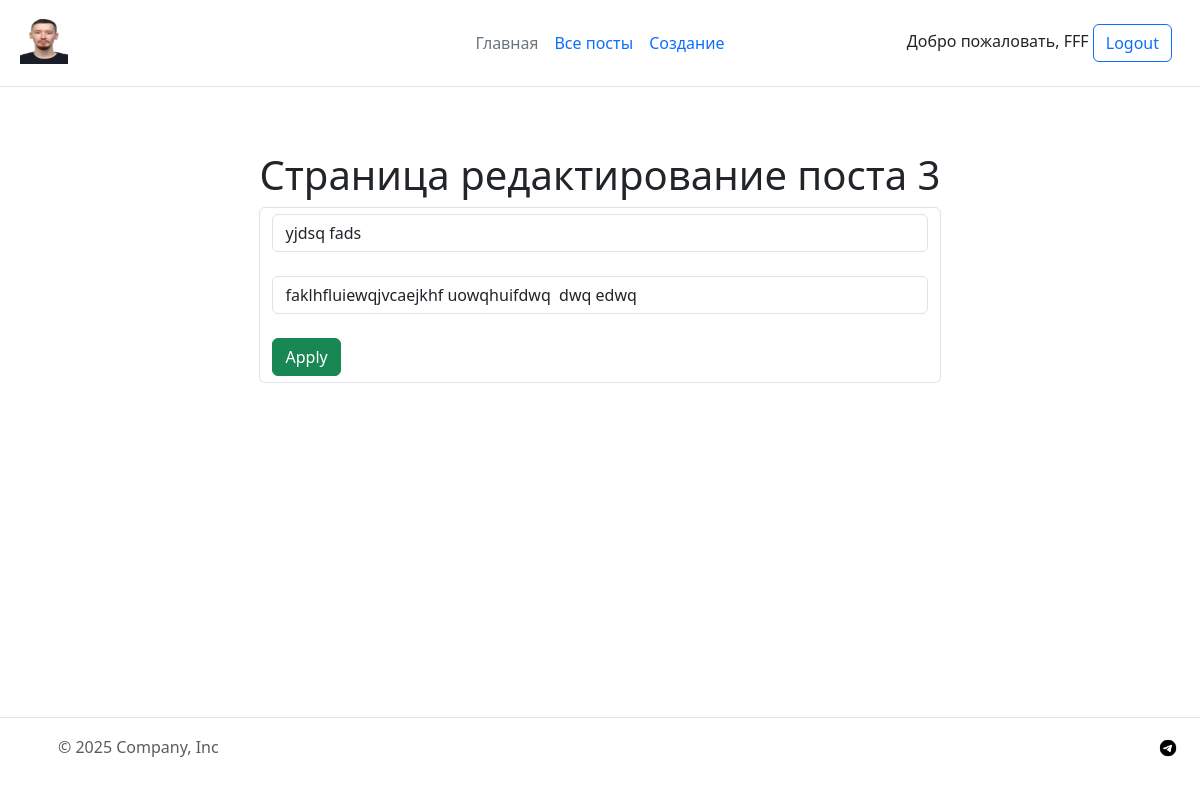
Page /post/3/update (signed in) on the committed database.
### app/models/user.py (models this page shows)
class User(db.Model, UserMixin):
    id = db.Column(db.Integer, primary_key=True)
    posts = db.relationship(Post, backref='author')
    status = db.Column(db.String(50), default="user")
    name = db.Column(db.String(50), nullable=False)
    login = db.Column(db.String(50), nullable=False)
    password = db.Column(db.String(200), nullable=False)
    date = db.Column(db.DateTime, default=datetime.utcnow)

### app/models/post.py (models this page shows)
class Post(db.Model):
    id = db.Column(db.Integer, primary_key=True)
    user_id = db.Column(db.Integer, db.ForeignKey('user.id', ondelete='CASCADE'))
    title = db.Column(db.String(100), nullable=False)
    text = db.Column(db.Text, nullable=False)

### app/routes/post.py (the view)
@post.route('/post/<int:id>/update', methods=['POST', 'GET'])
@login_required
def update(id):
    post = Post.query.get(id)
    if current_user.id == post.author.id:
        if request.method == 'POST':
            sql = text("UPDATE post SET title = :title,text  = :text WHERE id = :post_id")
            title = request.form['title']
            post_text = request.form['text']
            try:
                db.session.execute(sql, {'title': title, 'text': post_text, 'post_id': post.id})
                db.session.commit()
                return redirect('/')
            except Exception as e:
                print(str(e))
                return str(e)
        else:
            return render_template('post/edit.html', post=post)
    else:
        abort(403)

### app/routes/user.py (called while the page is built)
@login_manager.user_loader
def load_user(user_id):
    return User.query.get(int(user_id))

### app/templates/post/edit.html (shortened to what this page needs)
{% extends 'base.html' %}
{% block content %}
<h1> Страница редактирование поста {{post.id}}</h1>
<form method="post" class="form-control">
    <input type="text" value="{{post.title}}"  name = 'title' placeholder="Insert title" class="form-control"><br>
    <input type="text" value="{{post.text}}" name = 'text' placeholder="Insert text" class="form-control"><br>
    <button class="btn btn-success"  type="submit">Apply</button>
</form>
{% endblock %}

### app/templates/base.html (shortened to what this page needs)
<!doctype html>
<html lang="en">
<head>
    <link href="https://cdn.jsdelivr.net/npm/bootstrap@5.3.8/dist/css/bootstrap.min.css" rel="stylesheet">
    <link rel="stylesheet" href="{{url_for('static', filename='css/main.css')}}">
</head>
<body>
    <div class="page">
        <header class="d-flex flex-wrap align-items-center justify-content-center justify-content-md-between py-3 mb-4 border-bottom">
            <div class="col-md-3 mb-2 mb-md-0">
            <a href="{{url_for('post.posts')}}" class="d-inline-flex link-body-emphasis text-decoration-none">
                <img class="header__icon" src="{{url_for('static', filename='img/icon.jpg')}}">
            </a>
            </div>
            <ul class="nav col-12 col-md-auto mb-2 justify-content-center mb-md-0">
                <li><a href="{{url_for('main.index')}}" class="nav-link px-2 link-secondary">Главная</a></li>
                <li><a href="{{url_for('post.posts')}}" class="nav-link px-2">Все посты</a></li>
            {% if current_user.is_authenticated %}
                <li><a href="{{url_for('post.create')}}" class="nav-link px-2">Создание</a></li>
            {% endif %}
            </ul>
            <div class="col-md-3 text-end">
                {% if current_user.is_authenticated %}
                    <span>Добро пожаловать, {{ current_user.login }}</span>
                    <a href="{{url_for('user.logout')}}" class="btn btn-outline-primary me-2">Logout</a>
                {% else %}
                    <a href="{{url_for('user.login')}}" class="btn btn-outline-primary me-2">Login</a>
                    <a href="{{url_for('user.register')}}" class="btn btn-primary">Sign-up</a>
                {% endif %}
            </div>
        </header>
        <div class="content">
        {% block content %}
        {% endblock %}
        </div>
        <footer class="d-flex flex-wrap justify-content-between align-items-center py-3 my-4 border-top">
            <div class="col-md-4 d-flex align-items-center">
                <a href="/static" class="mb-3 me-2 mb-md-0 text-body-secondary text-decoration-none lh-1" aria-label="Bootstrap">
                    <svg class="bi" width="30" height="24" aria-hidden="true"><use xlink:href="#bootstrap"></use></svg>
                </a>
                <span class="mb-3 mb-md-0 text-body-secondary">© 2025 Company, Inc</span>
            </div>
            <ul class="nav col-md-4 justify-content-end list-unstyled d-flex">
                <li class="ms-3"><a class="text-body-secondary" href="#" aria-label="Instagram">
                    <img src="{{url_for('static', filename='img/tgImg.png')}}" width="24" height="24" aria-hidden="true">
                    <use xlink:href="#instagram"></use></svg></a></li>
            </ul>
        </footer>
    </div>
</body>
</html>

### app/static/css/main.css (style rules this page uses)
.header__icon { height: 48px; width: 48px; }
header,footer { padding: 20px; }
.page { overflow: hidden; display: flex; flex-direction: column; min-height: 100vh; }
.content { max-width: 100vh; margin: 0 auto; padding: 40px 20px; flex: 1 1 auto; }

### rows in the picture
User: login "FFF"
Post: id "3", title "yjdsq fads", text "faklhfluiewqjvcaejkhf uowqhuifdwq dwq edwq"
